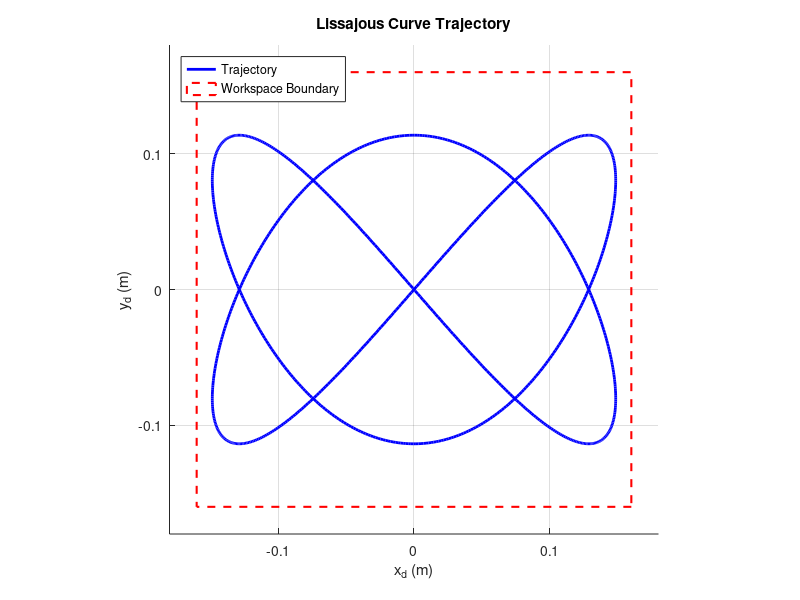

Write MATLAB code to recreate this figure.
% --- 1. Define Parameters ---
% These values are taken directly from your Desmos screenshot
A = 0.1485;
B = 0.1136;
a = 2;
b = 3;

% --- 2. Define Time Vector ---
% The trajectory runs from t = 0 to T = 2*pi
T_end = 2 * pi;
t = linspace(0, T_end, 1000); % 1000 points for a smooth curve

% --- 3. Calculate Trajectory ---
x = A * sin(a * t);
y = B * sin(b * t);

% --- 4. Create the Plot ---
figure;
hold on; % Keep the plot active to add the boundary box

% Plot the Lissajous curve
plot(x, y, 'b', 'LineWidth', 2);

% --- 5. Add Workspace Boundary ---
% The problem specifies a workspace boundary of |x| <= 0.16 and |y| <= 0.16
workspace_lim = 0.16;

% Draw the boundary box as a dashed red rectangle
rectangle('Position', [-workspace_lim, -workspace_lim, 2*workspace_lim, 2*workspace_lim], ...
          'EdgeColor', 'r', 'LineStyle', '--', 'LineWidth', 1.5);

% --- 6. Format the Plot ---
title('Lissajous Curve Trajectory');
xlabel('x_d (m)');
ylabel('y_d (m)');
grid on;
axis equal; % Ensures x and y axes have the same scale

% Set axis limits to be slightly larger than the workspace
axis_padding = 0.02;
axis_lim = workspace_lim + axis_padding;
axis([-axis_lim, axis_lim, -axis_lim, axis_lim]);

% Add a legend
legend('Trajectory', 'Workspace Boundary', 'Location', 'northwest');

hold off; % Release the plot
 
